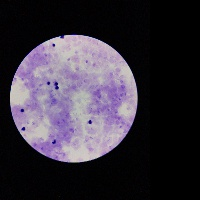
#> input picture notebooks/MR4_example_data/orig/2305_vs1_u11_1_Ri7cpTbEgnfAw8R6E_43.jpg, 200 x 200 px, found by its file name; its folder holds only this picture in this run
$ jupyter execute --allow-errors ImagePreproc2_PartialBlur_RandomRectangles.ipynb   (shell and % lines are left out)
#> lines starting #> are read from the running program, lines starting #| are printed output that depends on the picture; after the words box and inside, x2 and y2 are one past the last pixel; in counts of white or black regions, pixels touching at a corner belong together
# Image pre-processing 2
Some work in progress with partial, rectangular blurring

[cell 1]
import cv2 as cv
import matplotlib.pyplot as plt
import numpy as np
import glob
import math
import random
random.seed(21)

[cell 2]
IMAGE_FOLDER = '../../processed/orig/'
OUTPUT_FOLDER = '../../processed_rectblur/'
OUTPUT_DIM = 200

[cell 3]
# Load files from input folder
dir_content = glob.glob(IMAGE_FOLDER+'*.jpg')
input_filenames = [x.split('/')[-1] for x in dir_content]

[cell 4]
def applyRectangularBlur(img_orig):
    allowed_horizontal = [0,175]
    allowed_vertical = [35,150]

    num_blurs = random.randint(4,6)

    img = img_orig.copy()
    masks = []

    for i in range(num_blurs):
        d = random.randint(35,50) # +d is the width/height from the starting x/y
        blur_size = random.choice([5,7,9]) # how much blur should be applied

        y = random.randint(allowed_horizontal[0],allowed_horizontal[1])
        x = random.randint(allowed_vertical[0],allowed_vertical[1])

#         print(x,y,d)

        selection = img[ x:x+d, y:y+d ,:]
#         selection[ selection[:,:,0] > 0 ] = 255
        selection = cv.GaussianBlur(selection, (blur_size, blur_size),0)
        img[x:x+d, y:y+d ,:] = selection

    return img

[cell 5]
img_orig = cv.imread(IMAGE_FOLDER+input_filenames[0])
#> img_orig is the input picture: shape (200, 200, 3); mean B, G, R 61, 49.9, 55.9
img_rectblur = applyRectangularBlur(img_orig)
#> the loop in applyRectangularBlur, `for i in range(num_blurs):` made 4 passes
#> pass 1, in applyRectangularBlur, `selection = img[ x:x+d, y:y+d ,:]`:
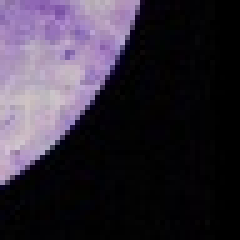
#> selection: shape (48, 48, 3) (shown 5 times larger); mean B, G, R 57.5, 44.8, 51.9
#> pass 1, in applyRectangularBlur, `selection = cv.GaussianBlur(selection, (blur_size, blur_size),0)`:
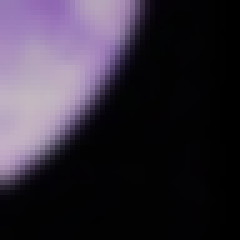
#> selection: shape (48, 48, 3) (shown 5 times larger); mean B, G, R 57.4, 44.8, 51.8
#> pass 2, in applyRectangularBlur, `selection = img[ x:x+d, y:y+d ,:]`:
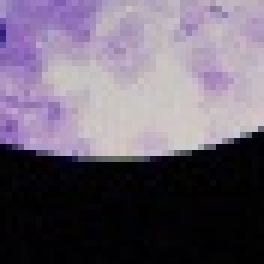
#> selection: shape (44, 44, 3) (shown 6 times larger); mean B, G, R 111.5, 96.5, 106.2
#> pass 2, in applyRectangularBlur, `selection = cv.GaussianBlur(selection, (blur_size, blur_size),0)`:
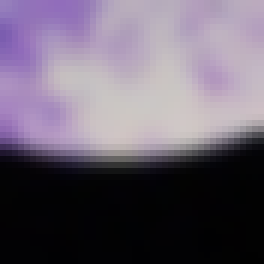
#> selection: shape (44, 44, 3) (shown 6 times larger); mean B, G, R 111.6, 96.6, 106.2
#> after the loop in applyRectangularBlur, `for i in range(num_blurs):`:
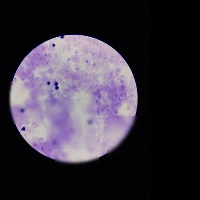
#> img: shape (200, 200, 3); 18.91% of pixels changed, all inside (x1, y1, x2, y2) = (3, 82, 152, 180)
plt.imshow(img_rectblur)

[cell 6]
plt.imshow(img_orig-img_rectblur)
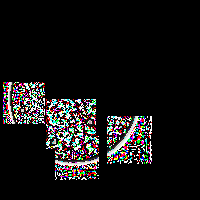
#> shown: shape (200, 200, 3); mean R, G, B 22.3, 21, 20.9

[cell 7]
# %%time
# Perform reading, resizing, blurring, saving

counter = 0
num_files = len(input_filenames)

step = math.floor(0.1*num_files)

# input_filenames = input_filenames[0:10]

#> (the rest of this cell did not finish here and is left out)

#> the loop in applyRectangularBlur (call 2), `for i in range(num_blurs):` made 6 passes
#> pass 1, in applyRectangularBlur (call 2), `selection = img[ x:x+d, y:y+d ,:]`:
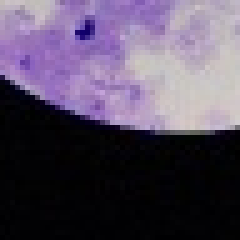
#> selection: shape (48, 48, 3) (shown 5 times larger); mean B, G, R 95.5, 75.3, 86.1
#> pass 1, in applyRectangularBlur (call 2), `selection = cv.GaussianBlur(selection, (blur_size, blur_size),0)`:
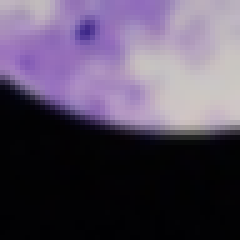
#> selection: shape (48, 48, 3) (shown 5 times larger); mean B, G, R 95.6, 75.4, 86.1
#> pass 2, in applyRectangularBlur (call 2), `selection = img[ x:x+d, y:y+d ,:]`:
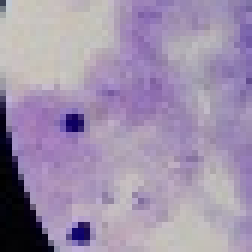
#> selection: shape (42, 42, 3) (shown 6 times larger); mean B, G, R 172.4, 145.3, 160.3
#> pass 2, in applyRectangularBlur (call 2), `selection = cv.GaussianBlur(selection, (blur_size, blur_size),0)`:
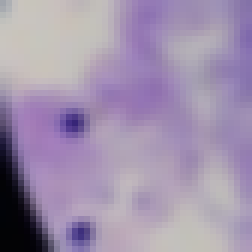
#> selection: shape (42, 42, 3) (shown 6 times larger); mean B, G, R 172.6, 145.5, 160.5

    # Fit the scaled blurred image into the empty black image (as zero padding)
    blur_out_img[ :blurred_img.shape[0], :blurred_img.shape[1] ] = blurred_img
    orig_out_img[ :img.shape[0], :img.shape[1] ] = img

    cv.imwrite(OUTPUT_FOLDER+'blur/'+file, blur_out_img)
    cv.imwrite(OUTPUT_FOLDER+'orig/'+file, orig_out_img)

    if counter % step == 0:
        percentage = round( counter / num_files,1 )
        print( '{} done'.format(percentage) )
    counter += 1

print('done.')

$ run again, on notebooks/MR4_example_data/orig/2305_vs1_u11_1_Ri7cpTbEgnfAw8R6E_6.jpg
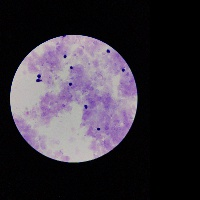
#> input picture notebooks/MR4_example_data/orig/2305_vs1_u11_1_Ri7cpTbEgnfAw8R6E_6.jpg, 200 x 200 px, found by its file name
#> img_orig is the input picture: shape (200, 200, 3); mean B, G, R 57.8, 48.7, 54.6
#> after the loop in applyRectangularBlur, `for i in range(num_blurs):`:
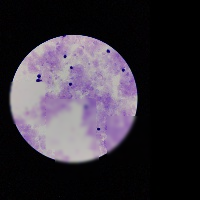
#> img: shape (200, 200, 3); 18.56% of pixels changed, all inside (x1, y1, x2, y2) = (3, 82, 152, 180)
#> the loop in applyRectangularBlur (call 2), `for i in range(num_blurs):` made 6 passes
#> pass 2, in applyRectangularBlur (call 2), `selection = cv.GaussianBlur(selection, (blur_size, blur_size),0)`:
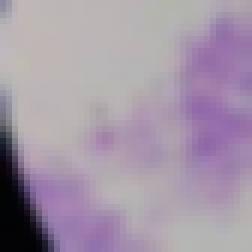
#> selection: shape (42, 42, 3) (shown 6 times larger); mean B, G, R 167.2, 150.3, 163.9
